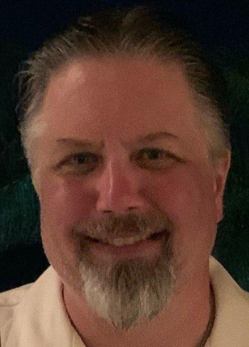
#> input picture TestPictures/Father-Portrait-Small.PNG, 249 x 347 px, found by its file name
$ python LaplacianFilter.py   (older library calls are emulated)
#> lines starting #> are read from the running program, lines starting #| are printed output that depends on the picture
import cv2
import matplotlib.pyplot as plt

# Reference: https://medium.com/@nikatsanka/comparing-edge-detection-methods-638a2919476e

# Open the image
img = cv2.imread('TestPictures/Father-Portrait-Small.png')
#> img is the input picture: shape (347, 249, 3); mean B, G, R 47.4, 59.9, 88.2

# Apply gray scale
gray_img = cv2.cvtColor(img, cv2.COLOR_BGR2GRAY)
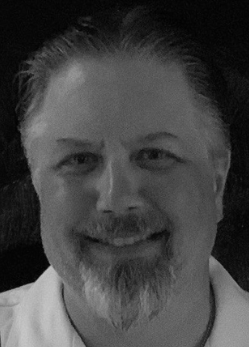
#> gray_img: shape (347, 249); min 0, max 199, mean 66.9

# Apply gaussian blur
blur_img = cv2.GaussianBlur(gray_img, (3, 3), 0)

# Positive Laplacian Operator
laplacian = cv2.Laplacian(blur_img, cv2.CV_64F)
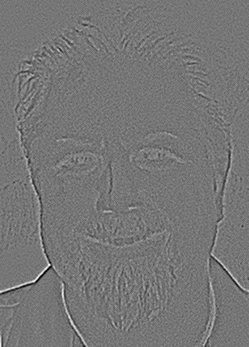
#> laplacian: shape (347, 249) float64; min -46, max 53, mean 0; drawn with min black and max white

# Invert image colors for white background and black lines
inverted_edges = cv2.bitwise_not(laplacian)
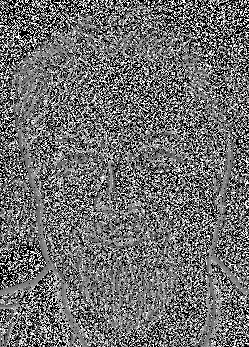
#> inverted_edges: shape (347, 249) float64; 12.62% of the values are NaN or infinite; the others: min -4, max 4, mean 0.0088; drawn with min black, max white, NaN and infinite black

plt.figure()
plt.title('father-portrait')
plt.imsave('father-portrait.png', inverted_edges, cmap='gray', format='png')
plt.imshow(inverted_edges, cmap='gray')
plt.show()
